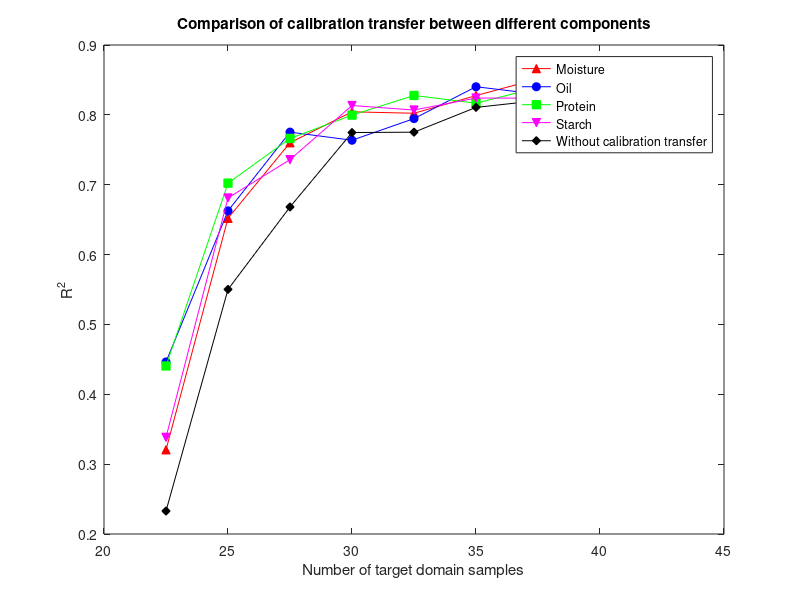

Write the MATLAB code that produced this figure.
clear all
clc

load moisture_protein.mat
A = r;
load oil_protein.mat
B = r;
load protein_protein.mat
C = r;
load starch_protein.mat
D = r;


figure
plot(A(:,1),'r-^','MarkerFaceColor','r')
hold on 
plot(B(:,1),'b-o','MarkerFaceColor','b')
hold on
plot(C(:,1),'g-s','MarkerFaceColor','g')
hold on
plot(D(:,1),'m-v','MarkerFaceColor','m')
hold on
plot(D(:,2),'k-d','MarkerFaceColor','k')

legend('Moisture','Oil','Protein','Starch','Without calibration transfer')
set(gca,'xticklabel',20:5:60)
xlabel('Number of target domain samples')
ylabel('R^2')
title('Comparison of calibration transfer between different components')
